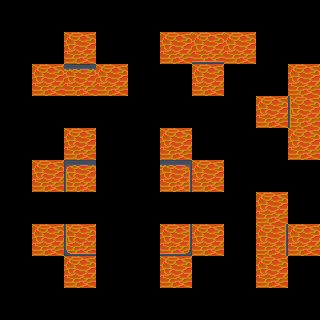

A 2D game scene composited from a Tiled map and its tileset images. What follows is a short description and the map's XML, with each tile layer's data collapsed to a summary:
An orthogonal 10x10 tile map with 32x32 px tiles, 4 tile layers (regions, input_Manual, inputnot_Manual, output_Auto).

<map version="1.0" tiledversion="1.0.3" orientation="orthogonal" renderorder="right-down" width="10" height="10" tilewidth="32" tileheight="32" nextobjectid="1">
 <tileset firstgid="1" source="../TileSet/tileconfig_level.tsx" />
 <layer name="regions" width="10" height="10">
  <data>[100 cells, 28 non-empty, 1 distinct tile ids]</data>
 </layer>
 <layer name="input_Manual" width="10" height="10">
  <data>[100 cells, 16 non-empty, 1 distinct tile ids]</data>
 </layer>
 <layer name="inputnot_Manual" width="10" height="10">
  <data>[100 cells, 12 non-empty, 1 distinct tile ids]</data>
 </layer>
 <layer name="output_Auto" width="10" height="10">
  <data>[100 cells, 8 non-empty, 8 distinct tile ids]</data>
 </layer>
</map>
